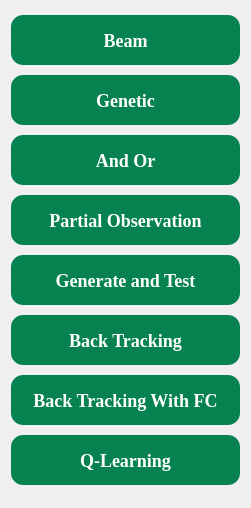
   <widget class="QWidget" name="verticalLayoutWidget_2">
    <property name="geometry">
     <rect>
      <x>1070</x>
      <y>190</y>
      <width>251</width>
      <height>508</height>
     </rect>
    </property>
    <layout class="QVBoxLayout" name="verticalLayout_3">
     <item>
      <widget class="QPushButton" name="btnBeam">
       <property name="minimumSize">
        <size>
         <width>0</width>
         <height>50</height>
        </size>
       </property>
       <property name="font">
        <font>
         <family>Times New Roman</family>
         <pointsize>-1</pointsize>
         <weight>75</weight>
         <bold>true</bold>
        </font>
       </property>
       <property name="styleSheet">
        <string notr="true">QPushButton {
	font-family: &quot;Times New Roman&quot;;
	font-weight: bold;
	font-size: 18px;

    background-color: #068251; /* Màu nền */
    color: white;             /* Màu chữ */
    border-radius: 12px;       /* Bo góc */
    padding: 5px;             /* Khoảng cách bên trong */
}

QPushButton:hover {
    background-color: #e5e6e7; /* Màu khi hover */
	color: black;
}

QPushButton:pressed {
    background-color: #575757; /* Màu khi bấm */
	color: black;
}

QPushButton:checked {
    background-color: #575757; /* Màu khi đã chọn */
    color: black;            /* Màu chữ khi chọn */
}</string>
       </property>
       <property name="text">
        <string>Beam</string>
       </property>
      </widget>
     </item>
     <item>
      <widget class="QPushButton" name="btnGenetic">
       <property name="minimumSize">
        <size>
         <width>0</width>
         <height>50</height>
        </size>
       </property>
       <property name="font">
        <font>
         <family>Times New Roman</family>
         <pointsize>-1</pointsize>
         <weight>75</weight>
         <bold>true</bold>
        </font>
       </property>
       <property name="styleSheet">
        <string notr="true">QPushButton {
	font-family: &quot;Times New Roman&quot;;
	font-weight: bold;
	font-size: 18px;

    background-color: #068251; /* Màu nền */
    color: white;             /* Màu chữ */
    border-radius: 12px;       /* Bo góc */
    padding: 5px;             /* Khoảng cách bên trong */
}

QPushButton:hover {
    background-color: #e5e6e7; /* Màu khi hover */
	color: black;
}

QPushButton:pressed {
    background-color: #575757; /* Màu khi bấm */
	color: black;
}

QPushButton:checked {
    background-color: #575757; /* Màu khi đã chọn */
    color: black;            /* Màu chữ khi chọn */
}</string>
       </property>
       <property name="text">
        <string>Genetic</string>
       </property>
      </widget>
     </item>
     <item>
      <widget class="QPushButton" name="btnAndOr">
       <property name="minimumSize">
        <size>
         <width>0</width>
         <height>50</height>
        </size>
       </property>
       <property name="font">
        <font>
         <family>Times New Roman</family>
         <pointsize>-1</pointsize>
         <weight>75</weight>
         <bold>true</bold>
        </font>
       </property>
       <property name="styleSheet">
        <string notr="true">QPushButton {
	font-family: &quot;Times New Roman&quot;;
	font-weight: bold;
	font-size: 18px;

    background-color: #068251; /* Màu nền */
    color: white;             /* Màu chữ */
    border-radius: 12px;       /* Bo góc */
    padding: 5px;             /* Khoảng cách bên trong */
}

QPushButton:hover {
    background-color: #e5e6e7; /* Màu khi hover */
	color: black;
}

QPushButton:pressed {
    background-color: #575757; /* Màu khi bấm */
	color: black;
}

QPushButton:checked {
    background-color: #575757; /* Màu khi đã chọn */
    color: black;            /* Màu chữ khi chọn */
}</string>
       </property>
       <property name="text">
        <string>And Or</string>
       </property>
      </widget>
     </item>
     <item>
      <widget class="QPushButton" name="btnComponent">
       <property name="minimumSize">
        <size>
         <width>0</width>
         <height>50</height>
        </size>
       </property>
       <property name="font">
        <font>
         <family>Times New Roman</family>
         <pointsize>-1</pointsize>
         <weight>75</weight>
         <bold>true</bold>
        </font>
       </property>
       <property name="styleSheet">
        <string notr="true">QPushButton {
	font-family: &quot;Times New Roman&quot;;
	font-weight: bold;
	font-size: 18px;

    background-color: #068251; /* Màu nền */
    color: white;             /* Màu chữ */
    border-radius: 12px;       /* Bo góc */
    padding: 5px;             /* Khoảng cách bên trong */
}

QPushButton:hover {
    background-color: #e5e6e7; /* Màu khi hover */
	color: black;
}

QPushButton:pressed {
    background-color: #575757; /* Màu khi bấm */
	color: black;
}

QPushButton:checked {
    background-color: #575757; /* Màu khi đã chọn */
    color: black;            /* Màu chữ khi chọn */
}</string>
       </property>
       <property name="text">
        <string>Partial Observation</string>
       </property>
      </widget>
     </item>
     <item>
      <widget class="QPushButton" name="btnGenerateTest">
       <property name="minimumSize">
        <size>
         <width>0</width>
         <height>50</height>
        </size>
       </property>
       <property name="font">
        <font>
         <family>Times New Roman</family>
         <pointsize>-1</pointsize>
         <weight>75</weight>
         <bold>true</bold>
        </font>
       </property>
       <property name="styleSheet">
        <string notr="true">QPushButton {
	font-family: &quot;Times New Roman&quot;;
	font-weight: bold;
	font-size: 18px;

    background-color: #068251; /* Màu nền */
    color: white;             /* Màu chữ */
    border-radius: 12px;       /* Bo góc */
    padding: 5px;             /* Khoảng cách bên trong */
}

QPushButton:hover {
    background-color: #e5e6e7; /* Màu khi hover */
	color: black;
}

QPushButton:pressed {
    background-color: #575757; /* Màu khi bấm */
	color: black;
}

QPushButton:checked {
    background-color: #575757; /* Màu khi đã chọn */
    color: black;            /* Màu chữ khi chọn */
}</string>
       </property>
       <property name="text">
        <string>Generate and Test</string>
       </property>
      </widget>
     </item>
     <item>
      <widget class="QPushButton" name="btnBackTracking">
       <property name="minimumSize">
        <size>
         <width>0</width>
         <height>50</height>
        </size>
       </property>
       <property name="font">
        <font>
         <family>Times New Roman</family>
         <pointsize>-1</pointsize>
         <weight>75</weight>
         <bold>true</bold>
        </font>
       </property>
       <property name="styleSheet">
        <string notr="true">QPushButton {
	font-family: &quot;Times New Roman&quot;;
	font-weight: bold;
	font-size: 18px;

    background-color: #068251; /* Màu nền */
    color: white;             /* Màu chữ */
    border-radius: 12px;       /* Bo góc */
    padding: 5px;             /* Khoảng cách bên trong */
}

QPushButton:hover {
    background-color: #e5e6e7; /* Màu khi hover */
	color: black;
}

QPushButton:pressed {
    background-color: #575757; /* Màu khi bấm */
	color: black;
}

QPushButton:checked {
    background-color: #575757; /* Màu khi đã chọn */
    color: black;            /* Màu chữ khi chọn */
}</string>
       </property>
       <property name="text">
        <string>Back Tracking</string>
       </property>
      </widget>
     </item>
     <item>
      <widget class="QPushButton" name="btnBacktrackingWithForwardChecking">
       <property name="minimumSize">
        <size>
         <width>0</width>
         <height>50</height>
        </size>
       </property>
       <property name="font">
        <font>
         <family>Times New Roman</family>
         <pointsize>-1</pointsize>
         <weight>75</weight>
         <bold>true</bold>
        </font>
       </property>
       <property name="styleSheet">
        <string notr="true">QPushButton {
	font-family: &quot;Times New Roman&quot;;
	font-weight: bold;
	font-size: 18px;

    background-color: #068251; /* Màu nền */
    color: white;             /* Màu chữ */
    border-radius: 12px;       /* Bo góc */
    padding: 5px;             /* Khoảng cách bên trong */
}

QPushButton:hover {
    background-color: #e5e6e7; /* Màu khi hover */
	color: black;
}

QPushButton:pressed {
    background-color: #575757; /* Màu khi bấm */
	color: black;
}

QPushButton:checked {
    background-color: #575757; /* Màu khi đã chọn */
    color: black;            /* Màu chữ khi chọn */
}</string>
       </property>
       <property name="text">
        <string>Back Tracking With FC</string>
       </property>
      </widget>
     </item>
     <item>
      <widget class="QPushButton" name="btnQLearning">
       <property name="minimumSize">
        <size>
         <width>0</width>
         <height>50</height>
        </size>
       </property>
       <property name="font">
        <font>
         <family>Times New Roman</family>
         <pointsize>-1</pointsize>
         <weight>75</weight>
         <bold>true</bold>
        </font>
       </property>
       <property name="styleSheet">
        <string notr="true">QPushButton {
	font-family: &quot;Times New Roman&quot;;
	font-weight: bold;
	font-size: 18px;

    background-color: #068251; /* Màu nền */
    color: white;             /* Màu chữ */
    border-radius: 12px;       /* Bo góc */
    padding: 5px;             /* Khoảng cách bên trong */
}

QPushButton:hover {
    background-color: #e5e6e7; /* Màu khi hover */
	color: black;
}

QPushButton:pressed {
    background-color: #575757; /* Màu khi bấm */
	color: black;
}

QPushButton:checked {
    background-color: #575757; /* Màu khi đã chọn */
    color: black;            /* Màu chữ khi chọn */
}</string>
       </property>
       <property name="text">
        <string>Q-Learning</string>
       </property>
      </widget>
     </item>
    </layout>
   </widget>
